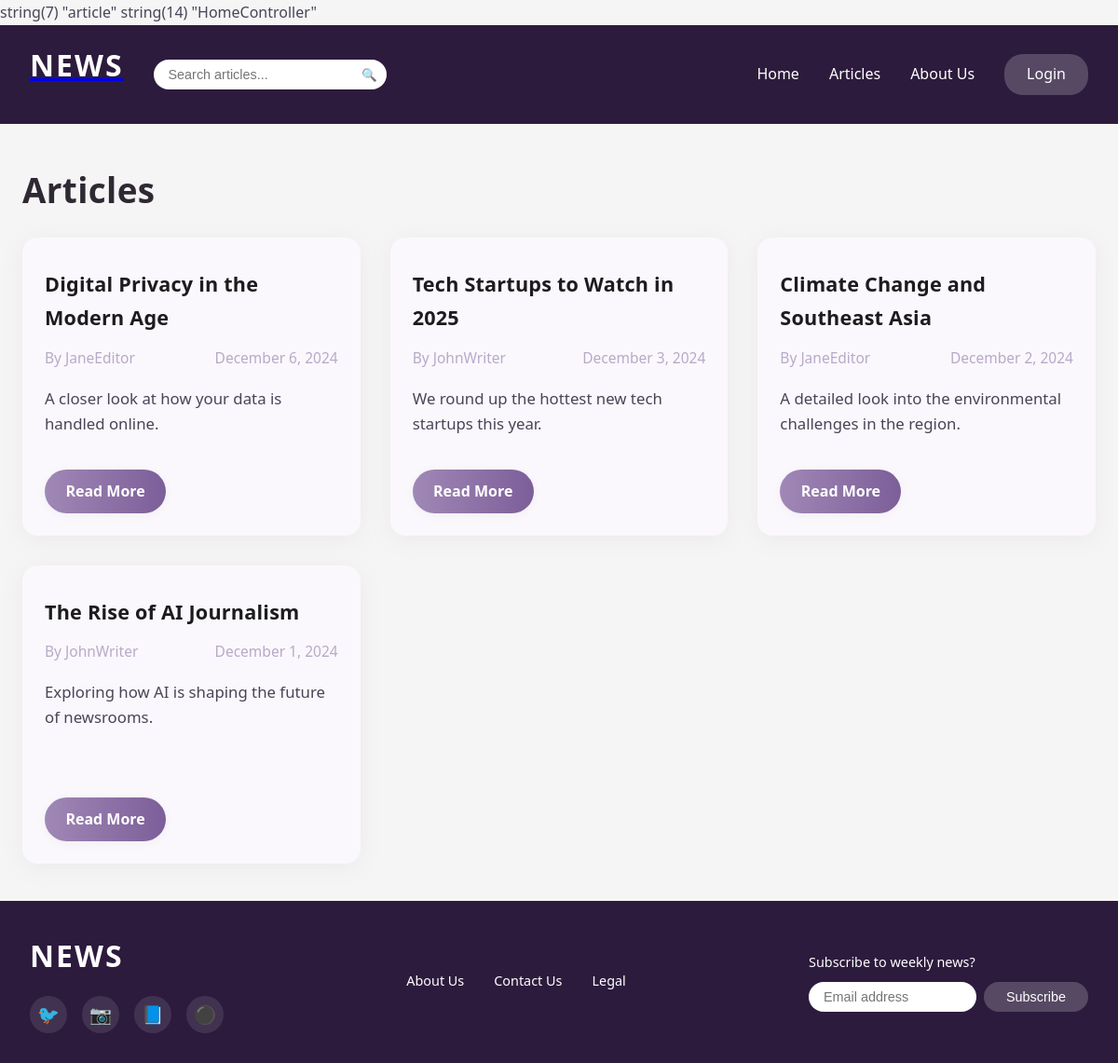
Before: /public/articles with the older database file.
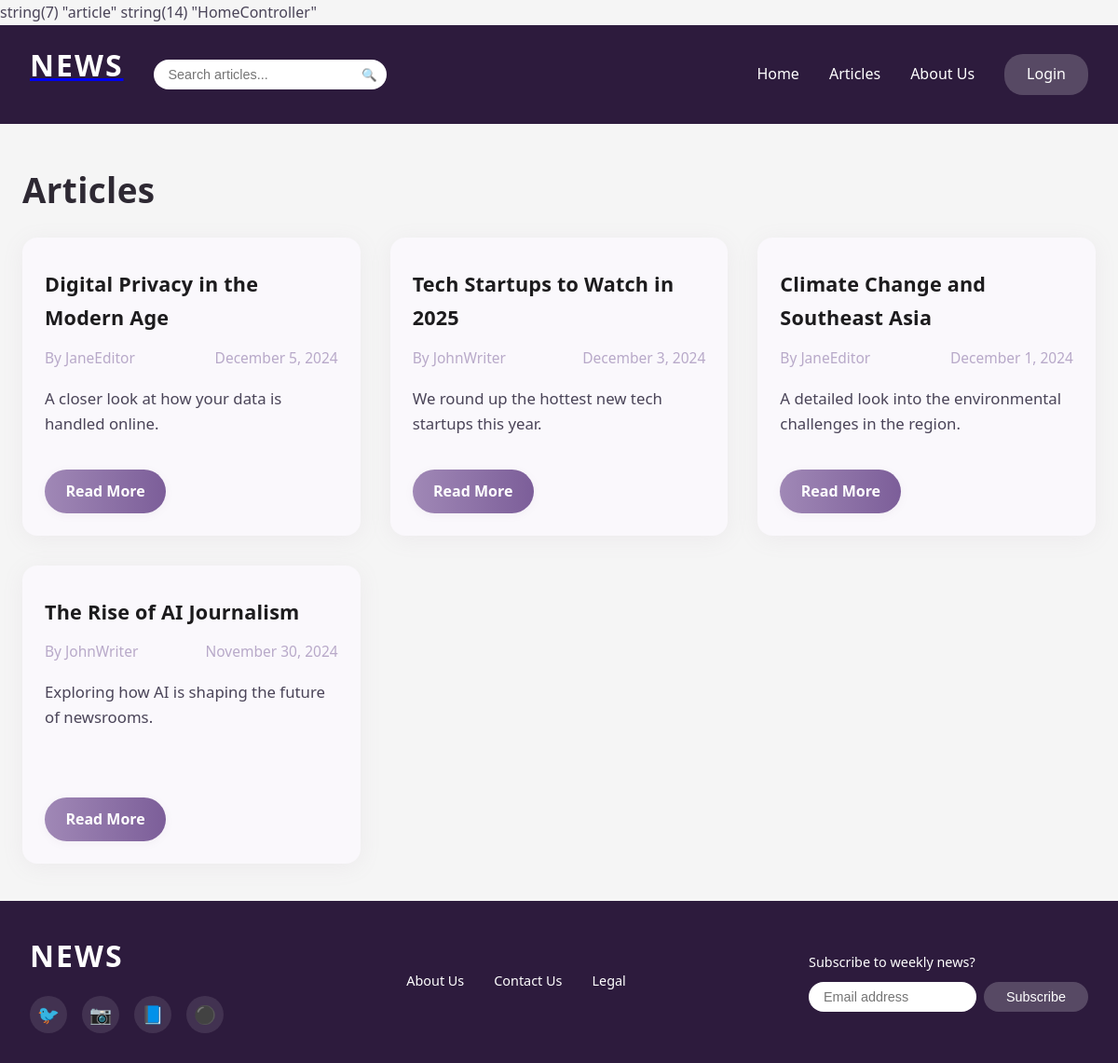
After: the same page with the newer database file.
### tables this page shows
CREATE TABLE `articles` (
  `id` int(11) NOT NULL,
  `title` varchar(255) NOT NULL,
  `content` text NOT NULL,
  `author_id` int(11) DEFAULT NULL,
  `is_published` tinyint(1) DEFAULT 0,
  `allow_comments` tinyint(1) DEFAULT 1,
  `created_at` timestamp NOT NULL DEFAULT current_timestamp(),
  `updated_at` timestamp NOT NULL DEFAULT current_timestamp() ON UPDATE current_timestamp(),
  `image_data` longblob DEFAULT NULL,
  `tags_id` int(11) DEFAULT NULL
);

CREATE TABLE `users` (
  `id` int(11) NOT NULL,
  `username` varchar(50) NOT NULL,
  `email` varchar(100) NOT NULL,
  `password` varchar(255) NOT NULL,
  `role_id` int(11) DEFAULT NULL,
  `created_at` timestamp NOT NULL DEFAULT current_timestamp()
);

### app/helpers.php (called while the page is built, shortened)
<?php
function render($view, $data = [], $layout = 'layout') {
    extract($data);
    require views_path($view . '.php');
}
function base_url($path = '') {
    if(defined('BASE_URL')) {
        return BASE_URL . ltrim($path, '/');
    }
    $protocol =
    (!empty($_SERVER['HTTPS']) && $_SERVER['HTTPS'] !== 'off') ||
    $_SERVER['SERVER_PORT'] === 443 ? "https://" : "http://";
    $host = $_SERVER['HTTP_HOST'];
    $base = rtrim(dirname($_SERVER['SCRIPT_NAME']), '/');
    return $protocol . $host . $base . '/' . ltrim($path, '/');
}
function base_path($path = '') {
    return realpath(__DIR__ . '/../' . '/' . ltrim($path, '/'));
}
function views_path($path = '') {
    return base_path('app/views/' . ltrim($path, '/'));
}

### app/controllers/HomeController.php (called while the page is built, shortened)
<?php
class HomeController {
    public function article() {
        $search = isset($_GET['search']) ? trim($_GET['search']) : '';
        require_once __DIR__ . '/../models/Article.php';
        $articleModel = new Article();
        $articles = $articleModel->getFilteredArticles($search);
        $data = [
            'title' => 'Articles',
            'articles' => $articles
        ];
        render('home/articles', $data);
    }
}

### app/models/Article.php (called while the page is built, shortened)
<?php
require_once __DIR__ . '/../../config/database.php';
class Article {
    private $db;
    public function __construct() {
        $database = new Database();
        $this->db = $database->connect();
    }
    public function getFilteredArticles($search = '', $offset = 0, $limit = 50) {
        $sql = "SELECT articles.*, users.username AS author_name
                FROM articles
                LEFT JOIN users ON articles.author_id = users.id
                WHERE articles.is_published = 1";
        $params = [];
        $offset = (int)$offset;
        $limit = (int)$limit;
        $sql .= " ORDER BY articles.created_at DESC LIMIT $offset, $limit";
        $stmt = $this->db->prepare($sql);
        $stmt->execute($params);
        return $stmt->fetchAll(PDO::FETCH_ASSOC);
    }
}
?>

### config/database.php (called while the page is built, shortened)
<?php
class Database {
    private $host = 'localhost';
    private $db_name = 'austro_asian_times';
    private $username = 'root';
    private $password = '';
    public function connect() {
        $this->conn = null;
        try {
            $dsn = "mysql:host=" . $this->host . ";dbname=" . $this->db_name . ";charset=utf8mb4";
            $this->conn = new PDO($dsn, $this->username, $this->password);
            $this->conn->setAttribute(PDO::ATTR_ERRMODE, PDO::ERRMODE_EXCEPTION);
        } catch (PDOException $e) {
            die("Connection failed: " . $e->getMessage());
        }
        return $this->conn;
    }
}

### app/views/home/articles.php (the view, shortened to what this page needs)
<head>
    <link rel="stylesheet" href="<?php echo base_url('css/homeArticles.css')?>">
</head>
<div class="articles-container">
    <h1><?= $title ?></h1>
    <?php if (!empty($articles)): ?>
        <div class="articles-grid">
            <?php foreach ($articles as $article): ?>
                <article class="article-card">
                    <h2 class="article-title"><?= htmlspecialchars($article['title']) ?></h2>
                    <div class="article-meta">
                        <span class="article-author">By <?= htmlspecialchars($article['author_name']) ?></span>
                        <span class="article-date"><?= date('F j, Y', strtotime($article['created_at'])) ?></span>
                    </div>
                    <div class="article-content">
                        <?php
                        $preview = substr($article['content'], 0, 150);
                        echo htmlspecialchars($preview);
                        ?>
                    </div>
                    <a href="/PHP_MVC/public/article?id=<?= $article['id'] ?>" class="read-more-btn">Read More</a>
                </article>
            <?php endforeach; ?>
        </div>
    <?php else: ?>
        <p class="no-articles">No articles have been published yet.</p>
    <?php endif; ?>
</div>

Changed rows visible on the page:
changed articles "Digital Privacy in the Modern Age": created_at "December 6, 2024" → "December 5, 2024"
changed articles "Climate Change and Southeast Asia": created_at "December 2, 2024" → "December 1, 2024"
changed articles "The Rise of AI Journalism": created_at "December 1, 2024" → "November 30, 2024"
